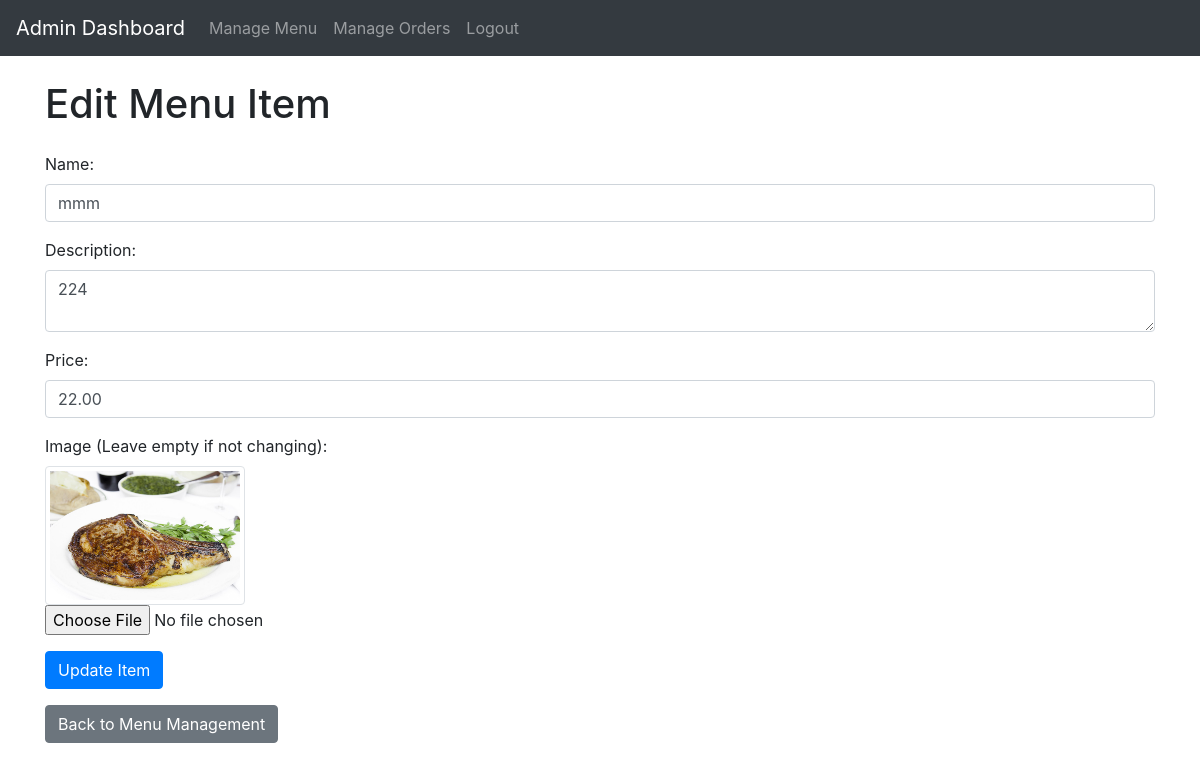
The page /admin/edit_menu.php?id=2 (signed in) on the database its author committed.
### tables this page shows
CREATE TABLE `menu_items` (
  `id` int NOT NULL,
  `name` varchar(100) NOT NULL,
  `description` text,
  `price` decimal(10,2) NOT NULL,
  `image` varchar(255) DEFAULT NULL
);

### admin/edit_menu.php (the view, shortened to what this page needs)
<?php
include __DIR__ . '/../db_connect.php';
$item_id = $_GET['id'];
$sql = "SELECT * FROM menu_items WHERE id = ?";
$stmt = mysqli_prepare($conn, $sql);
mysqli_stmt_bind_param($stmt, 'i', $item_id);
mysqli_stmt_execute($stmt);
$result = mysqli_stmt_get_result($stmt);
$item = mysqli_fetch_assoc($result);
?>
<!DOCTYPE html>
<html lang="en">
<head>
    <link rel="stylesheet" href="https://stackpath.bootstrapcdn.com/bootstrap/4.5.2/css/bootstrap.min.css">
</head>
<body>
    <nav class="navbar navbar-expand-lg navbar-dark bg-dark">
        <a class="navbar-brand" href="#">Admin Dashboard</a>
        <div class="collapse navbar-collapse" id="navbarNav">
            <ul class="navbar-nav">
                <li class="nav-item">
                    <a class="nav-link" href="admin_menu.php">Manage Menu</a>
                </li>
                <li class="nav-item">
                    <a class="nav-link" href="admin_orders.php">Manage Orders</a>
                </li>
                <li class="nav-item">
                    <a class="nav-link" href="logout.php">Logout</a>
                </li>
            </ul>
        </div>
    </nav>
    <div class="container mt-4">
        <h1 class="mb-4">Edit Menu Item</h1>
        <form action="edit_menu.php?id=<?php echo $item_id; ?>" method="post" enctype="multipart/form-data">
            <div class="form-group">
                <label for="name">Name:</label>
                <input type="text" id="name" name="name" class="form-control" value="<?php echo htmlspecialchars($item['name']); ?>" required>
            </div>
            <div class="form-group">
                <label for="description">Description:</label>
                <textarea id="description" name="description" class="form-control" required><?php echo htmlspecialchars($item['description']); ?></textarea>
            </div>
            <div class="form-group">
                <label for="price">Price:</label>
                <input type="number" step="0.01" id="price" name="price" class="form-control" value="<?php echo htmlspecialchars($item['price']); ?>" required>
            </div>
            <div class="form-group">
                <label for="image">Image (Leave empty if not changing):</label><br>
                <?php if ($item['image']): ?>
                    <img src="../images/<?php echo htmlspecialchars($item['image']); ?>" alt="Current Image" class="img-thumbnail" style="max-width: 200px; max-height: 200px;"><br>
                <?php else: ?>
                    <p>No image available.</p>
                <?php endif; ?>
                <input type="file" id="image" name="image" class="form-control-file">
            </div>
            <button type="submit" class="btn btn-primary">Update Item</button>
        </form>
        <a href="admin_menu.php" class="btn btn-secondary mt-3">Back to Menu Management</a>
    </div>
</body>
</html>

### rows shown on the page
menu_items: name "mmm", description "224", price "22.00", image (picture)
